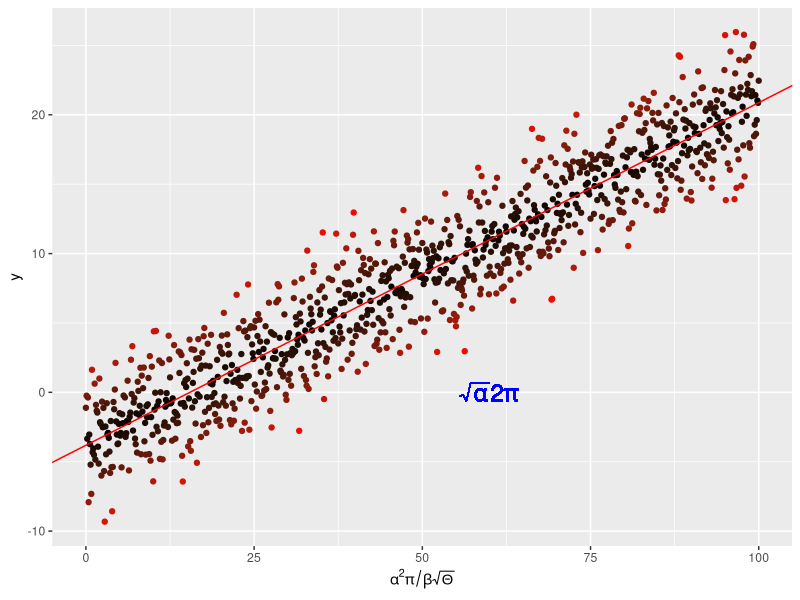
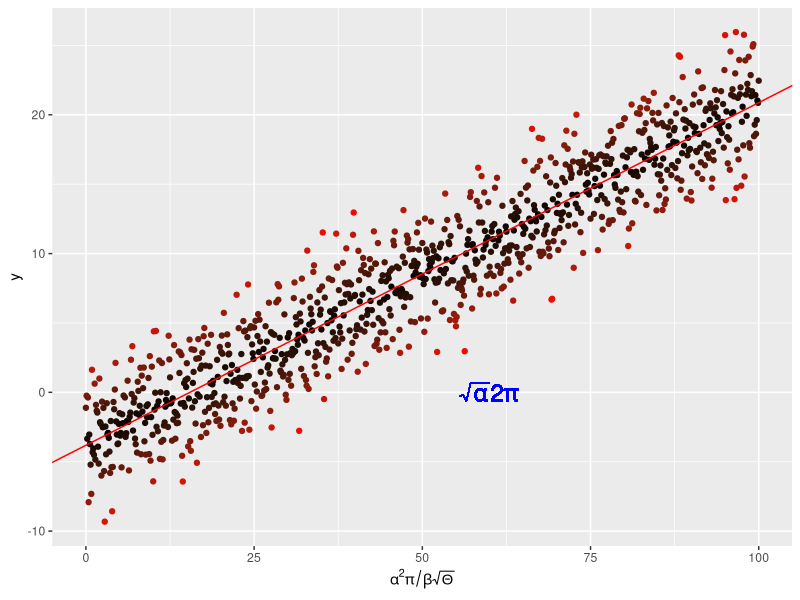

Write R code to recreate these figures, in order.
require(ggplot2)

# Create some random "data" for linear regression
x <- seq(0, 100, by = 0.1)
y <- -4. + 0.25 * x +
  rnorm(length(x), mean = 0., sd = 2.5)

# put them in a dataframe
my_data <- data.frame(x = x, y = y)

# perform a linear regression
my_lm <- summary(lm(y ~ x, data = my_data))

# plot the data
p <-  ggplot(my_data, aes(x = x, y = y,
                          colour = abs(my_lm$residual))
             ) +
  geom_point() +  # add scatter plot points
  scale_colour_gradient(low = "black", high = "red") +  # colour points with low/high residuals in black/red
  theme(legend.position = "none") +  # remove the legend
  scale_x_continuous(
    expression(alpha^2 * pi / beta * sqrt(Theta)))  # write the x-axis label in mathematical expression

# add the regression line
p <- p + geom_abline(
  intercept = my_lm$coefficients[1][1],
  slope = my_lm$coefficients[2][1],
  colour = "red")  # colour the regression line in red
  
# throw some math on the plot
p <- p + geom_text(aes(x = 60, y = 0,
                       label = "sqrt(alpha) * 2* pi"), 
                       parse = TRUE,  # Interpret the label as a mathematical expression
                       size = 6,  # set the text size
                       colour = "blue")

p

# Save the result graph
pdf("../results/MyLinReg.pdf", 10, 8.3)  # open blank pdf page
print(p)  # Print the graph to the PDF
dev.off()  # Close the PDF device
